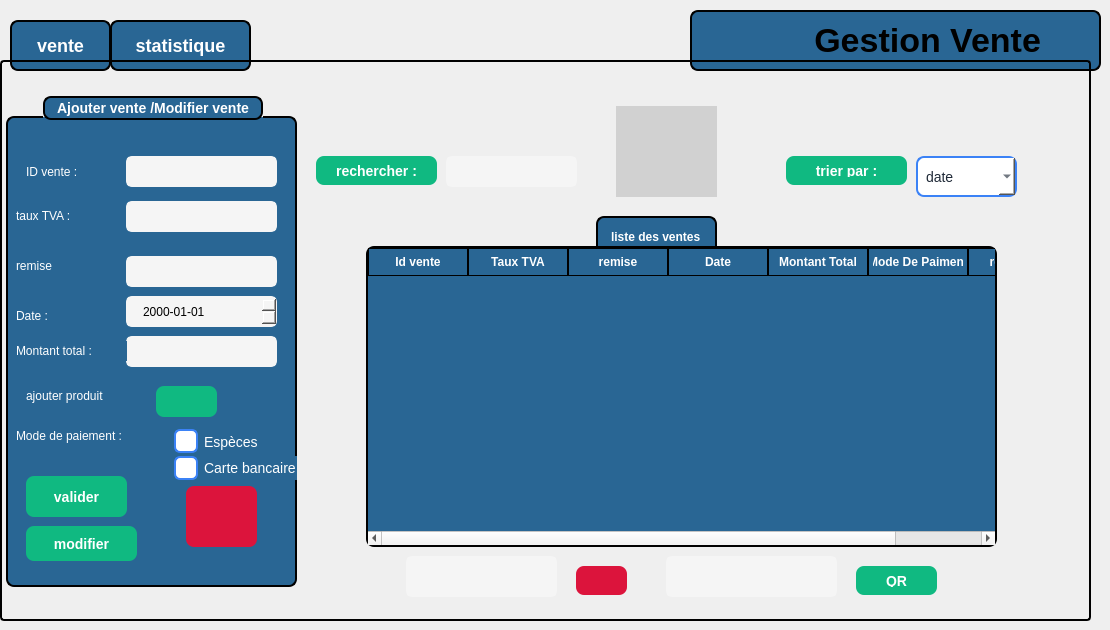
    <widget class="QWidget" name="vente">
     <widget class="QPushButton" name="btnpage2vente">
      <property name="geometry">
       <rect>
        <x>110</x>
        <y>20</y>
        <width>141</width>
        <height>51</height>
       </rect>
      </property>
      <property name="styleSheet">
       <string notr="true">QPushButton {
    border: 2px solid black;
    border-radius: 8px;
    font-weight: bold;
    font-size: 18px;              /* texte plus grand */
    background-color: rgb(41, 102, 148); /* bleu normal */
    color: white;
    padding: 8px 16px;
}

/* Quand la souris passe dessus */
QPushButton:hover {
    background-color: rgb(61, 122, 168); /* bleu plus clair */
}

/* Quand on clique dessus */
QPushButton:pressed {
    background-color: rgb(81, 142, 188); /* encore plus clair */
}

/* Bouton actif (par ex. quand on est sur la page 1) */
QPushButton[active=&quot;true&quot;] {
    background-color: #10b981;  /* vert quand actif */
    color: white;
}
</string>
      </property>
      <property name="text">
       <string>statistique</string>
      </property>
     </widget>
     <widget class="QStackedWidget" name="stackedWidgetvente">
      <property name="geometry">
       <rect>
        <x>0</x>
        <y>60</y>
        <width>1091</width>
        <height>561</height>
       </rect>
      </property>
      <property name="styleSheet">
       <string notr="true">QStackedWidget {
  border: 2px solid black;
  border-radius: 4px;
  padding: 4px;
}</string>
      </property>
      <property name="currentIndex">
       <number>1</number>
      </property>
      <widget class="QWidget" name="page_16">
       <widget class="QLabel" name="labelStatVentes">
        <property name="geometry">
         <rect>
          <x>20</x>
          <y>10</y>
          <width>1051</width>
          <height>531</height>
         </rect>
        </property>
        <property name="text">
         <string>TextLabel</string>
        </property>
       </widget>
      </widget>
      <widget class="QWidget" name="page_1">
       <widget class="QGroupBox" name="groupBox_12">
        <property name="geometry">
         <rect>
          <x>0</x>
          <y>30</y>
          <width>291</width>
          <height>491</height>
         </rect>
        </property>
        <property name="styleSheet">
         <string notr="true">
QGroupBox {
    background-color: rgb(41, 102, 148);   /* blue background */
    border: 2px solid black;               /* black border, 2px wide */
    border-radius: 8px;                    /* rounded corners */
    margin-top: 20px;                      /* space for the title */
    color: white;                          /* title text color */
    font-weight: bold;
    font-size: 14px;
}

QGroupBox::title {
 border: 2px solid black;               /* black border, 2px wide */
    border-radius: 8px;     
background-color: rgb(41, 102, 148);
    subcontrol-origin: margin;
    subcontrol-position: top center;       /* title centered */
    padding: 2px 10px;
}</string>
        </property>
        <property name="title">
         <string>Ajouter vente /Modifier vente</string>
        </property>
        <widget class="QLabel" name="label_101">
         <property name="geometry">
          <rect>
           <x>20</x>
           <y>60</y>
           <width>63</width>
           <height>31</height>
          </rect>
         </property>
         <property name="styleSheet">
          <string notr="true">background-color:rgb(41, 102, 148);
color: rgb(255, 255, 255)</string>
         </property>
         <property name="text">
          <string>ID vente :</string>
         </property>
        </widget>
        <widget class="QLineEdit" name="lineEdit_45">
         <property name="geometry">
          <rect>
           <x>120</x>
           <y>60</y>
           <width>151</width>
           <height>31</height>
          </rect>
         </property>
         <property name="styleSheet">
          <string notr="true">QLineEdit {
    width: 150px;
    height: 150px;
    border: 3px solid rgb(245,245,245);
    border-radius: 6px;
    padding: 6px 12px;
    color: rgb(0,0,0);
    background-color: rgb(245,245,245); 
}</string>
         </property>
         <property name="text">
          <string/>
         </property>
        </widget>
        <widget class="QLineEdit" name="lineEdit_46">
         <property name="geometry">
          <rect>
           <x>120</x>
           <y>105</y>
           <width>151</width>
           <height>31</height>
          </rect>
         </property>
         <property name="styleSheet">
          <string notr="true">QLineEdit {
    width: 150px;
    height: 150px;
    border: 3px solid rgb(245,245,245);
    border-radius: 6px;
    padding: 6px 12px;
    color: rgb(0,0,0);
    background-color: rgb(245,245,245); 
}</string>
         </property>
         <property name="text">
          <string/>
         </property>
        </widget>
        <widget class="QLineEdit" name="lineEdit_47">
         <property name="geometry">
          <rect>
           <x>120</x>
           <y>160</y>
           <width>151</width>
           <height>31</height>
          </rect>
         </property>
         <property name="styleSheet">
          <string notr="true">QLineEdit {
    width: 150px;
    height: 150px;
    border: 3px solid rgb(245,245,245);
    border-radius: 6px;
    padding: 6px 12px;
    color: rgb(0,0,0);
    background-color: rgb(245,245,245); 
}</string>
         </property>
         <property name="text">
          <string/>
         </property>
        </widget>
        <widget class="QLineEdit" name="lineEdit_49">
         <property name="geometry">
          <rect>
           <x>120</x>
           <y>240</y>
           <width>151</width>
           <height>31</height>
          </rect>
         </property>
         <property name="styleSheet">
          <string notr="true">QLineEdit {
    width: 150px;
    height: 150px;
    border: 3px solid rgb(245,245,245);
    border-radius: 6px;
    padding: 6px 12px;
    color: rgb(0,0,0);
    background-color: rgb(245,245,245); 
}</string>
         </property>
         <property name="text">
          <string/>
         </property>
        </widget>
        <widget class="QLabel" name="label_102">
         <property name="geometry">
          <rect>
           <x>10</x>
           <y>110</y>
           <width>121</width>
           <height>20</height>
          </rect>
         </property>
         <property name="styleSheet">
          <string notr="true">background-color:rgb(41, 102, 148);
color: rgb(255, 255, 255)</string>
         </property>
         <property name="text">
          <string>taux TVA :</string>
         </property>
        </widget>
        <widget class="QLabel" name="label_103">
         <property name="geometry">
          <rect>
           <x>10</x>
           <y>160</y>
           <width>63</width>
           <height>20</height>
          </rect>
         </property>
         <property name="styleSheet">
          <string notr="true">background-color:rgb(41, 102, 148);
color: rgb(255, 255, 255)</string>
         </property>
         <property name="text">
          <string>remise</string>
         </property>
        </widget>
        <widget class="QLabel" name="label_104">
         <property name="geometry">
          <rect>
           <x>10</x>
           <y>210</y>
           <width>63</width>
           <height>20</height>
          </rect>
         </property>
         <property name="styleSheet">
          <string notr="true">background-color:rgb(41, 102, 148);
color: rgb(255, 255, 255)</string>
         </property>
         <property name="text">
          <string>Date :</string>
         </property>
        </widget>
        <widget class="QDateEdit" name="dateEdit_3">
         <property name="geometry">
          <rect>
           <x>120</x>
           <y>200</y>
           <width>151</width>
           <height>31</height>
          </rect>
         </property>
         <property name="styleSheet">
          <string notr="true">QDateEdit {
    border: 3px solid rgb(245,245,245);
    border-radius: 6px;
    padding: 6px 12px;
    color: rgb(0,0,0);
    background-color: rgb(245,245,245); 
}</string>
         </property>
         <property name="displayFormat">
          <string>yyyy-MM-dd</string>
         </property>
        </widget>
        <widget class="QLabel" name="label_106">
         <property name="geometry">
          <rect>
           <x>10</x>
           <y>320</y>
           <width>111</width>
           <height>20</height>
          </rect>
         </property>
         <property name="styleSheet">
          <string notr="true">background-color:rgb(41, 102, 148);
color: rgb(255, 255, 255)</string>
         </property>
         <property name="text">
          <string/>
         </property>
        </widget>
        <widget class="QLabel" name="label_107">
         <property name="geometry">
          <rect>
           <x>10</x>
           <y>245</y>
           <width>111</width>
           <height>20</height>
          </rect>
         </property>
         <property name="styleSheet">
          <string notr="true">background-color:rgb(41, 102, 148);
color: rgb(255, 255, 255)</string>
         </property>
         <property name="text">
          <string>Montant total :</string>
         </property>
        </widget>
        <widget class="QLabel" name="label_108">
         <property name="geometry">
          <rect>
           <x>10</x>
           <y>330</y>
           <width>141</width>
           <height>20</height>
          </rect>
         </property>
         <property name="styleSheet">
          <string notr="true">background-color:rgb(41, 102, 148);
color: rgb(255, 255, 255)</string>
         </property>
         <property name="text">
          <string>Mode de paiement :</string>
         </property>
        </widget>
        <widget class="QRadioButton" name="radioButton_5">
         <property name="geometry">
          <rect>
           <x>160</x>
           <y>330</y>
           <width>110</width>
           <height>31</height>
          </rect>
         </property>
         <property name="styleSheet">
          <string notr="true">QRadioButton {
    color: white;
    font-size: 14px;
    padding-left: 8px;
background-color: rgb(41, 102, 148);
}

QRadioButton::indicator {
    width: 20px;
    height: 20px;
    border: 2px solid #3b82f6;
    border-radius: 6px;      /* rounded corners */
    background-color: white;  /* unchecked background */
}

QRadioButton::indicator:checked {
    background-color: #FFD700;  /* blue fill when checked */
}</string>
         </property>
         <property name="text">
          <string>Espèces</string>
         </property>
        </widget>
        <widget class="QRadioButton" name="radioButton_6">
         <property name="geometry">
          <rect>
           <x>160</x>
           <y>360</y>
           <width>161</width>
           <height>24</height>
          </rect>
         </property>
         <property name="styleSheet">
          <string notr="true">QRadioButton {
    color: white;
    font-size: 14px;
    padding-left: 8px;
background-color: rgb(41, 102, 148);
}

QRadioButton::indicator {
    width: 20px;
    height: 20px;
    border: 2px solid #3b82f6;
    border-radius: 6px;      /* rounded corners */
    background-color: white;  /* unchecked background */
}

QRadioButton::indicator:checked {
    background-color: #FFD700;  /* blue fill when checked */
}</string>
         </property>
         <property name="text">
          <string>Carte bancaire</string>
         </property>
        </widget>
        <widget class="QPushButton" name="pushButton_33">
         <property name="geometry">
          <rect>
           <x>20</x>
           <y>380</y>
           <width>101</width>
           <height>41</height>
          </rect>
         </property>
         <property name="styleSheet">
          <string notr="true">QPushButton {
    background-color: #10b981;   /* normal state */
    color: white;
    border: none;
    border-radius: 8px;
    padding: 8px 20px;
    font-size: 14px;
    font-weight: bold;
}

QPushButton:hover {
    background-color: #059669;   /* darker on hover */
}</string>
         </property>
         <property name="text">
          <string>valider</string>
         </property>
        </widget>
        <widget class="QPushButton" name="modifier_vente">
         <property name="geometry">
          <rect>
           <x>20</x>
           <y>430</y>
           <width>111</width>
           <height>35</height>
          </rect>
         </property>
         <property name="styleSheet">
          <string notr="true">QPushButton {
    background-color: #10b981;   /* normal state */
    color: white;
    border: none;
    border-radius: 8px;
    padding: 8px 20px;
    font-size: 14px;
    font-weight: bold;
}

QPushButton:hover {
    background-color: #059669;   /* darker on hover */
}</string>
         </property>
         <property name="text">
          <string>modifier</string>
         </property>
        </widget>
        <widget class="QPushButton" name="annulerajout_vente_2">
         <property name="geometry">
          <rect>
           <x>180</x>
           <y>390</y>
           <width>71</width>
           <height>61</height>
          </rect>
         </property>
         <property name="styleSheet">
          <string notr="true">QPushButton {

	background-color: rgb(220, 20, 60);
	
    color: white;
    border: none;
    border-radius: 8px;
    padding: 8px 20px;
    font-size: 14px;
    font-weight: bold;
}

QPushButton:hover {
      /* darker on hover */
	background-color: rgb(140, 0, 0);
}
</string>
         </property>
         <property name="text">
          <string/>
         </property>
         <property name="icon">
          <iconset theme="QIcon::ThemeIcon::EditClear"/>
         </property>
        </widget>
        <widget class="QLabel" name="label_111">
         <property name="geometry">
          <rect>
           <x>20</x>
           <y>290</y>
           <width>121</width>
           <height>20</height>
          </rect>
         </property>
         <property name="styleSheet">
          <string notr="true">background-color:rgb(41, 102, 148);
color: rgb(255, 255, 255)</string>
         </property>
         <property name="text">
          <string>ajouter produit</string>
         </property>
        </widget>
        <widget class="QPushButton" name="pushButton_7">
         <property name="geometry">
          <rect>
           <x>150</x>
           <y>290</y>
           <width>61</width>
           <height>31</height>
          </rect>
         </property>
         <property name="styleSheet">
          <string notr="true">QPushButton {
    background-color: #10b981;   /* normal state */
    color: white;
    border: none;
    border-radius: 8px;
    padding: 8px 20px;
    font-size: 14px;
    font-weight: bold;
}

QPushButton:hover {
    background-color: #059669;   /* darker on hover */
}</string>
         </property>
         <property name="text">
          <string/>
         </property>
         <property name="icon">
          <iconset theme="QIcon::ThemeIcon::ListAdd"/>
         </property>
        </widget>
        <zorder>label_102</zorder>
        <zorder>label_101</zorder>
        <zorder>lineEdit_45</zorder>
        <zorder>lineEdit_46</zorder>
        <zorder>lineEdit_47</zorder>
        <zorder>lineEdit_49</zorder>
        <zorder>label_103</zorder>
        <zorder>label_104</zorder>
        <zorder>dateEdit_3</zorder>
        <zorder>label_106</zorder>
        <zorder>label_107</zorder>
        <zorder>label_108</zorder>
        <zorder>radioButton_5</zorder>
        <zorder>radioButton_6</zorder>
        <zorder>pushButton_33</zorder>
        <zorder>modifier_vente</zorder>
        <zorder>annulerajout_vente_2</zorder>
        <zorder>label_111</zorder>
        <zorder>pushButton_7</zorder>
       </widget>
       <widget class="QPushButton" name="pushButton_34">
        <property name="geometry">
         <rect>
          <x>310</x>
          <y>90</y>
          <width>121</width>
          <height>29</height>
         </rect>
        </property>
        <property name="styleSheet">
         <string notr="true">QPushButton {
    background-color: #10b981;   /* normal state */
    color: white;
    border: none;
    border-radius: 8px;
    padding: 8px 20px;
    font-size: 14px;
    font-weight: bold;
}

QPushButton:hover {
    background-color: #059669;   /* darker on hover */
}</string>
        </property>
        <property name="text">
         <string>rechercher :</string>
        </property>
       </widget>
       <widget class="QLineEdit" name="lineEdit_vente">
        <property name="geometry">
         <rect>
          <x>440</x>
          <y>90</y>
          <width>131</width>
          <height>31</height>
         </rect>
        </property>
        <property name="styleSheet">
         <string notr="true">QLineEdit {
    width: 150px;
    height: 150px;
    border: 3px solid rgb(245,245,245);
    border-radius: 6px;
    padding: 6px 12px;
    color: rgb(0,0,0);
    background-color: rgb(245,245,245); 
}</string>
        </property>
       </widget>
       <widget class="QPushButton" name="pushButton_35">
        <property name="geometry">
         <rect>
          <x>780</x>
          <y>90</y>
          <width>121</width>
          <height>29</height>
         </rect>
        </property>
        <property name="styleSheet">
         <string notr="true">QPushButton {
    background-color: #10b981;   /* normal state */
    color: white;
    border: none;
    border-radius: 8px;
    padding: 8px 20px;
    font-size: 14px;
    font-weight: bold;
}

QPushButton:hover {
    background-color: #059669;   /* darker on hover */
}
</string>
        </property>
        <property name="text">
         <string>trier par :</string>
        </property>
       </widget>
       <widget class="QTableWidget" name="tableWidgetvente">
        <property name="geometry">
         <rect>
          <x>360</x>
          <y>180</y>
          <width>631</width>
          <height>301</height>
         </rect>
        </property>
        <property name="styleSheet">
         <string notr="true">QTableWidget {
    background-color: rgb(41, 102, 148);   /* blue background */
    border: 2px solid black;
    border-radius: 8px;
    font-weight: bold;
    font-size: 14px;
    gridline-color: black;                 /* cell grid lines */
    color: white;                          
    selection-background-color: #10b981;
    selection-color: white;
    outline: 0;
}

QTableWidget::item {
    border: 1px solid black;               /* give each cell a border */
    padding: 4px;
}

QHeaderView::section {
    background-color: rgb(41, 102, 148);
    color: white;
    border: 1px solid black;              /* column header border */
    padding: 4px;
    font-weight: bold;
}</string>
        </property>
        <column>
         <property name="text">
          <string>Id vente</string>
         </property>
        </column>
        <column>
         <property name="text">
          <string>Taux TVA</string>
         </property>
        </column>
        <column>
         <property name="text">
          <string>remise</string>
         </property>
        </column>
        <column>
         <property name="text">
          <string>Date</string>
         </property>
        </column>
        <column>
         <property name="text">
          <string>Montant Total</string>
         </property>
        </column>
        <column>
         <property name="text">
          <string>Mode De Paiment</string>
         </property>
        </column>
        <column>
         <property name="text">
          <string>refproduit</string>
         </property>
        </column>
       </widget>
       <widget class="QLineEdit" name="lineEdit_supprimer_vente">
        <property name="geometry">
         <rect>
          <x>400</x>
          <y>490</y>
          <width>151</width>
          <height>41</height>
         </rect>
        </property>
        <property name="styleSheet">
         <string notr="true">QLineEdit {
    width: 150px;
    height: 150px;
    border: 3px solid rgb(245,245,245);
    border-radius: 6px;
    padding: 6px 12px;
    color: rgb(0,0,0);
    background-color: rgb(245,245,245); 
}</string>
        </property>
        <property name="text">
         <string/>
        </property>
       </widget>
       <widget class="QPushButton" name="pushButton_3">
        <property name="geometry">
         <rect>
          <x>570</x>
          <y>500</y>
          <width>51</width>
          <height>29</height>
         </rect>
        </property>
        <property name="styleSheet">
         <string notr="true">QPushButton {

	background-color: rgb(220, 20, 60);
	
    color: white;
    border: none;
    border-radius: 8px;
    padding: 8px 20px;
    font-size: 14px;
    font-weight: bold;
}

QPushButton:hover {
      /* darker on hover */
	background-color: rgb(140, 0, 0);
}
</string>
        </property>
        <property name="text">
         <string/>
        </property>
        <property name="icon">
         <iconset theme="QIcon::ThemeIcon::EditDelete"/>
        </property>
       </widget>
       <widget class="QLabel" name="label_109">
        <property name="geometry">
         <rect>
          <x>590</x>
          <y>150</y>
          <width>121</width>
          <height>41</height>
         </rect>
        </property>
        <property name="styleSheet">
         <string notr="true">QLabel {
    border: 2px solid black;           /* bordure noire, 2px */
    border-radius: 8px;
    background-color: rgb(41, 102, 148); /* même couleur de fond */
    color: white;                       /* texte blanc */
    font-weight: bold;                  /* texte un peu gras */
    subcontrol-origin: margin;
    subcontrol-position: top center;    /* titre centré */
    padding: 2px 10px;
}</string>
        </property>
        <property name="text">
         <string>liste des ventes</string>
        </property>
       </widget>
       <widget class="QLabel" name="image_4">
        <property name="geometry">
         <rect>
          <x>610</x>
          <y>40</y>
          <width>101</width>
          <height>91</height>
         </rect>
        </property>
        <property name="styleSheet">
         <string notr="true">background-color: rgb(209, 209, 209);
   </string>
        </property>
        <property name="text">
         <string/>
        </property>
        <property name="pixmap">
         <pixmap>../Projet/images/photo.png</pixmap>
        </property>
       </widget>
       <widget class="QComboBox" name="comboBox_10">
        <property name="geometry">
         <rect>
          <x>910</x>
          <y>90</y>
          <width>101</width>
          <height>41</height>
         </rect>
        </property>
        <property name="styleSheet">
         <string notr="true">QComboBox {
    background-color: rgb(255, 255, 255);   /* white background */
    color: #1f2937;                         /* selected text color */
    border: 2px solid #3b82f6;              /* blue border */
    border-radius: 8px;
    font-size: 14px;
    padding: 4px 8px;
}

/* Dropdown list styling */
QComboBox QAbstractItemView {
    background-color: rgb(255, 255, 255);
    color: #1f2937;
    selection-background-color: #3b82f6;
    selection-color: white;
}

/* Make the arrow black */
QComboBox::down-arrow {
    width: 12px;
    height: 12px;
    image: none; 
                      /* remove default image */
	background-color: rgb(0, 170, 255);
    border-left: 6px solid transparent;
    border-right: 6px solid transparent;
    border-top: 6px solid black;       /* black arrow */
}
</string>
        </property>
        <item>
         <property name="text">
          <string>date</string>
         </property>
        </item>
       </widget>
       <widget class="QLineEdit" name="lineEdit_email">
        <property name="geometry">
         <rect>
          <x>660</x>
          <y>490</y>
          <width>171</width>
          <height>41</height>
         </rect>
        </property>
        <property name="styleSheet">
         <string notr="true">QLineEdit {
    width: 150px;
    height: 150px;
    border: 3px solid rgb(245,245,245);
    border-radius: 6px;
    padding: 6px 12px;
    color: rgb(0,0,0);
    background-color: rgb(245,245,245); 
}</string>
        </property>
        <property name="text">
         <string/>
        </property>
       </widget>
       <widget class="QPushButton" name="pushButton_2">
        <property name="geometry">
         <rect>
          <x>850</x>
          <y>500</y>
          <width>81</width>
          <height>29</height>
         </rect>
        </property>
        <property name="styleSheet">
         <string notr="true">QPushButton {
    background-color: #10b981;   /* normal state */
    color: white;
    border: none;
    border-radius: 8px;
    padding: 8px 20px;
    font-size: 14px;
    font-weight: bold;
}

QPushButton:hover {
    background-color: #059669;   /* darker on hover */
}
</string>
        </property>
        <property name="text">
         <string>QR</string>
        </property>
        <property name="icon">
         <iconset theme="QIcon::ThemeIcon::AddressBookNew"/>
        </property>
       </widget>
       <zorder>label_109</zorder>
       <zorder>groupBox_12</zorder>
       <zorder>pushButton_34</zorder>
       <zorder>lineEdit_vente</zorder>
       <zorder>pushButton_35</zorder>
       <zorder>tableWidgetvente</zorder>
       <zorder>lineEdit_supprimer_vente</zorder>
       <zorder>pushButton_3</zorder>
       <zorder>image_4</zorder>
       <zorder>comboBox_10</zorder>
       <zorder>lineEdit_email</zorder>
       <zorder>pushButton_2</zorder>
      </widget>
     </widget>
     <widget class="QPushButton" name="btnpage1vente">
      <property name="geometry">
       <rect>
        <x>10</x>
        <y>20</y>
        <width>101</width>
        <height>51</height>
       </rect>
      </property>
      <property name="styleSheet">
       <string notr="true">QPushButton {
    border: 2px solid black;
    border-radius: 8px;
    font-weight: bold;
    font-size: 18px;              /* texte plus grand */
    background-color: rgb(41, 102, 148); /* bleu normal */
    color: white;
    padding: 8px 16px;
}

/* Quand la souris passe dessus */
QPushButton:hover {
    background-color: rgb(61, 122, 168); /* bleu plus clair */
}

/* Quand on clique dessus */
QPushButton:pressed {
    background-color: rgb(81, 142, 188); /* encore plus clair */
}

/* Bouton actif (par ex. quand on est sur la page 1) */
QPushButton[active=&quot;true&quot;] {
    background-color: #10b981;  /* vert quand actif */
    color: white;
}
</string>
      </property>
      <property name="text">
       <string>vente</string>
      </property>
     </widget>
     <widget class="QLabel" name="label_110">
      <property name="geometry">
       <rect>
        <x>690</x>
        <y>10</y>
        <width>411</width>
        <height>61</height>
       </rect>
      </property>
      <property name="styleSheet">
       <string notr="true">QLabel{
 border: 2px solid black;   /* blue border */
    border-radius: 8px;
 font-weight: bold;
    font-size: 34px;
background-color: rgb(41, 102, 148);}</string>
      </property>
      <property name="text">
       <string>            Gestion Vente</string>
      </property>
     </widget>
     <zorder>btnpage2vente</zorder>
     <zorder>btnpage1vente</zorder>
     <zorder>label_110</zorder>
     <zorder>stackedWidgetvente</zorder>
    </widget>
